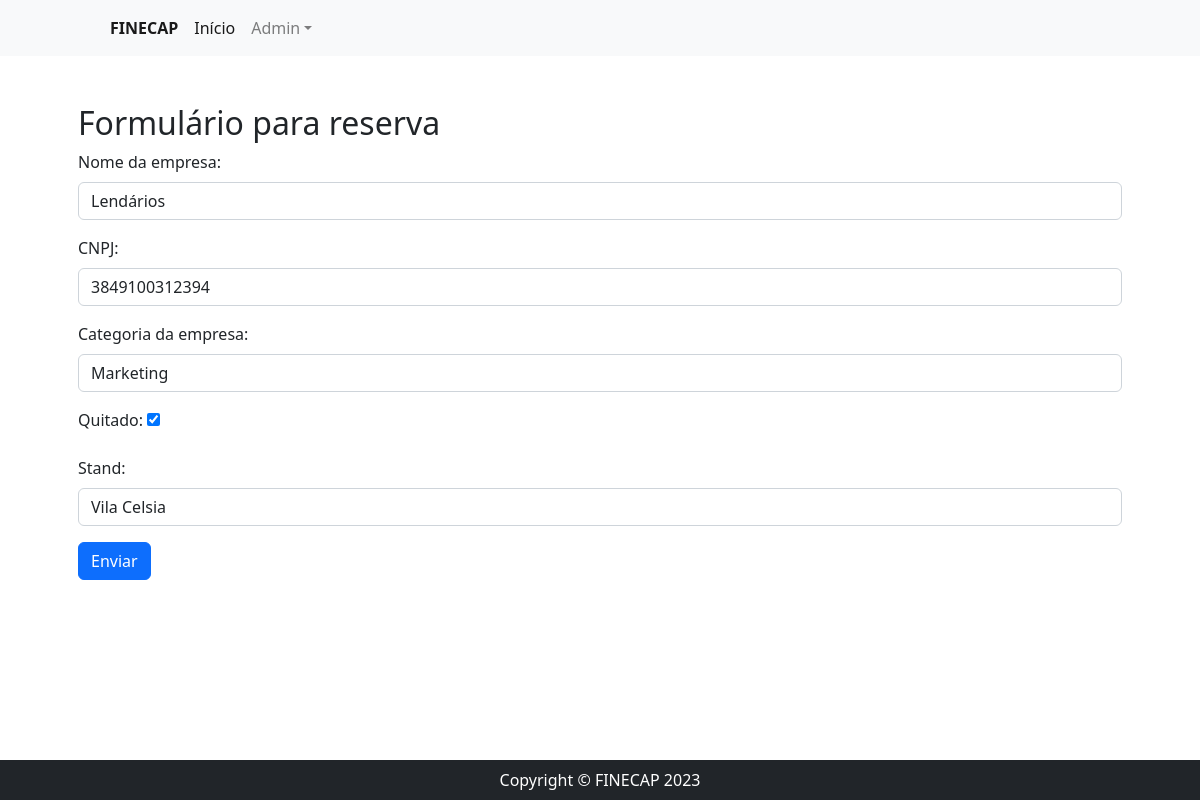
The page /reserva/editar/4/ on the database as committed earlier.
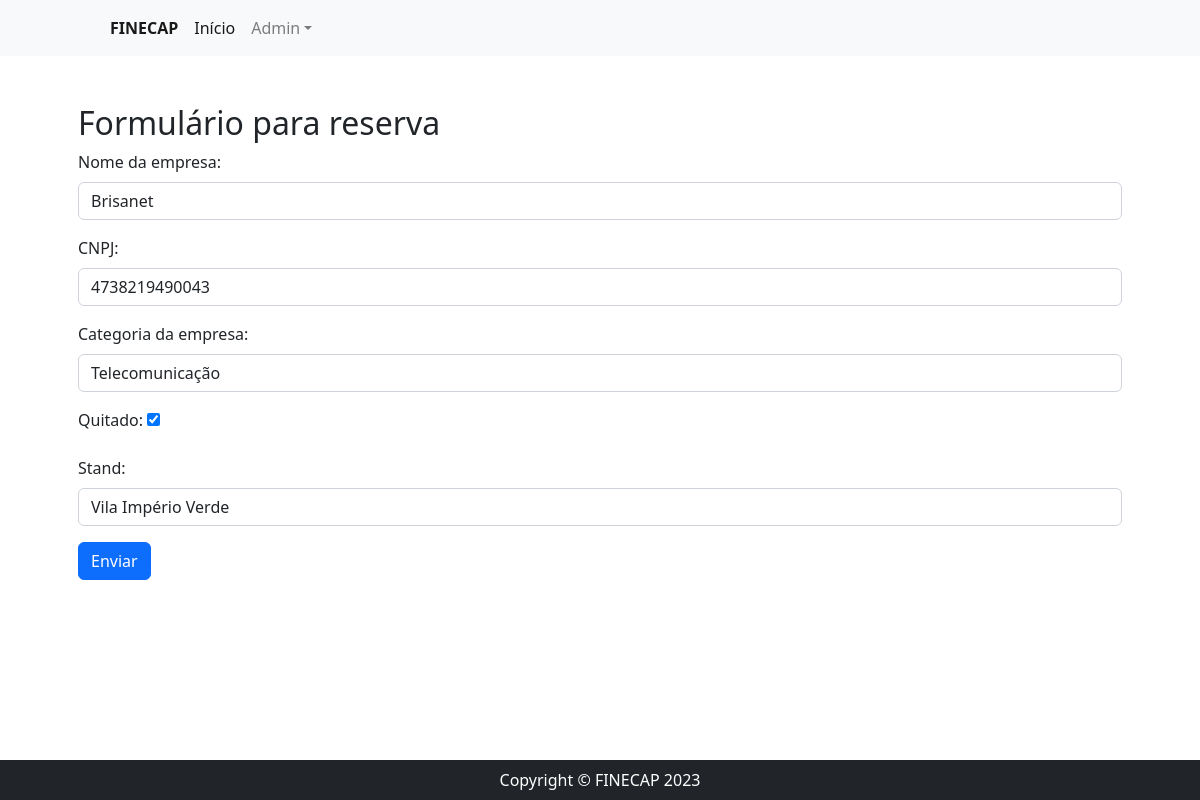
The same page on the database as committed later.
### stands/models.py (models this page shows, shortened)
class Reserva(models.Model):
    CATEGORIA = (
        ('telecomunicação', 'Telecomunicação'),
        ('fast-food', 'Fast-Food'),
        ('marketing', 'Marketing'),
        ('cultura', 'Cultura')
    )
    nome_empresa = models.CharField(max_length=200, verbose_name='Nome da empresa')
    cnpj = models.CharField(max_length=14, verbose_name='CNPJ')
    categoria_empresa = models.CharField(max_length=200, choices=CATEGORIA, verbose_name='Categoria da empresa')
    quitado = models.BooleanField(default=False)
    stand = models.OneToOneField(Stand,on_delete=models.CASCADE)
    data_reserva = models.DateField(auto_now_add=True)

### stands/views.py (the view)
# urls.py: path('reserva/editar/<int:id>/',reserva_editar, name='reserva_editar'),
def reserva_editar(request,id):
    reserva = get_object_or_404(Reserva,id=id)
    if request.method == 'POST':
        form = ReservaForm(request.POST,instance=reserva)
        if form.is_valid():
            form.save()
            return redirect('reserva_edicao')
    else:
        form = ReservaForm(instance=reserva)
    return render(request,"stands/form.html",{'form':form})

### stands/forms.py
class ReservaForm(forms.ModelForm):
    class Meta:
        model = Reserva
        fields = '__all__'
        widgets = {
            'nome_empresa': forms.TextInput(attrs={'class': 'form-control'}),
            'cnpj': forms.NumberInput(attrs={'class': 'form-control'}),
            'categoria_empresa': forms.Select(attrs={'class': 'form-control'}),
            'quitado': forms.CheckboxInput(),
            'stand': forms.Select(attrs={'class': 'form-control'}),
        }

### stands/models.py (called while the page is built)
    def __str__(self):
        return self.localizacao

### stands/templates/stands/form.html (shortened to what this page needs)
{% extends 'base.html' %}
{% block center %}
<div class="container px-4 px-lg-5 mt-5 mb-5">
    <h2>Formulário para reserva</h2>
    <form method="post" enctype="multipart/form-data">
        {{ form.as_p }}
        <button type="submit" class="btn btn-primary">Enviar</button>
    </form>
</div>
{% endblock %}

Rows that differ between the two databases and show on the page:
changed Reserva: nome_empresa "Lendários" → "Brisanet"; cnpj "3849100312394" → "4738219490043"; categoria_empresa "Marketing" → "Telecomunicação"; stand "Vila Celsia" → "Vila Império Verde"
